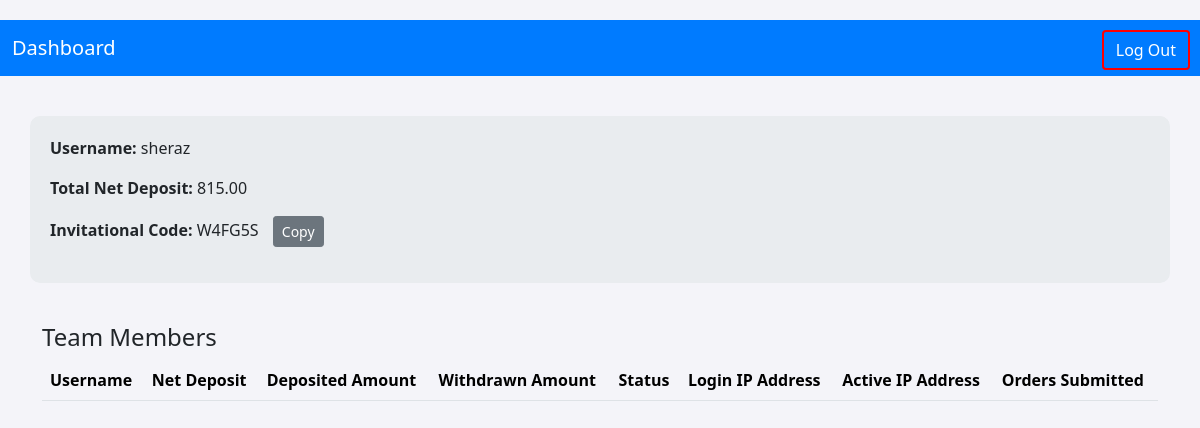
/Employee-Dashboard/ (signed in), run on an earlier commit of the app's database.
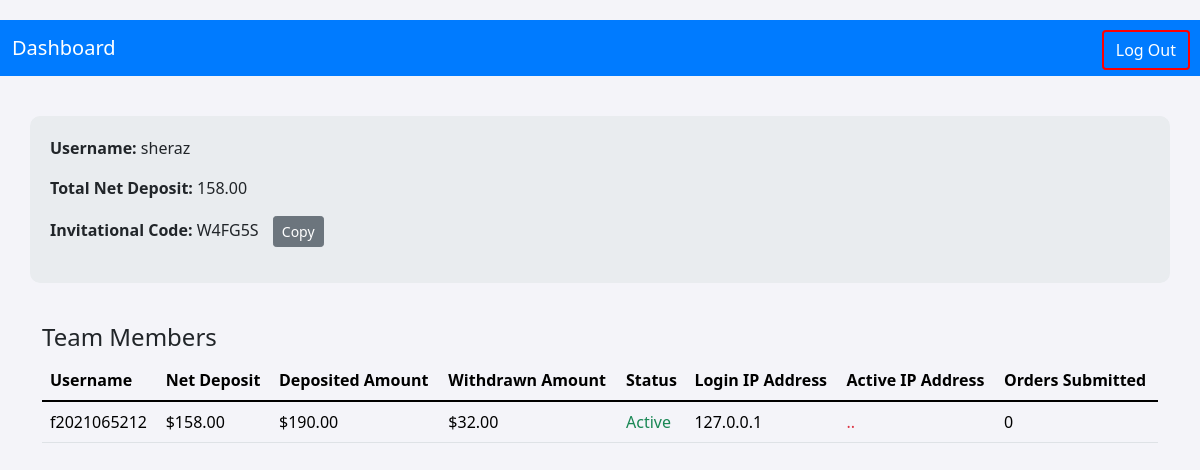
And on a later commit of the database.
### accounts/models.py (models this page shows, shortened)
class User(AbstractUser):
    is_admin = models.BooleanField(default=False)
    is_employee = models.BooleanField(default=False)
    is_customer = models.BooleanField(default=False)
    invitation_code = models.CharField(max_length=100, blank=True,null=True, editable=False)

class UserIp(BaseModel):
    user=models.OneToOneField(User,on_delete=models.CASCADE,related_name='user_ip')
    ip_address=models.CharField(max_length=100)
    login_ip=models.CharField(max_length=100,blank=True)

### Employee/models.py (models this page shows, shortened)
class EmployeeDeposit(BaseModel):
    employee = models.OneToOneField(settings.AUTH_USER_MODEL, on_delete=models.CASCADE, related_name="employee_deposit")
    total_deposit = models.DecimalField(max_digits=10, decimal_places=2, default=0.00)
    net_deposit = models.DecimalField(max_digits=10, decimal_places=2, default=0.00)
    total_withdrawal=models.DecimalField(max_digits=10,decimal_places=2,default=0.00)
    last_updated = models.DateTimeField(auto_now=True)

### home/models.py (models this page shows, shortened)
class AccountBalance(BaseModel):
    user = models.OneToOneField(settings.AUTH_USER_MODEL, on_delete=models.CASCADE, related_name="balance")
    account_balance = models.DecimalField(max_digits=10, decimal_places=2, default=0.00)
    today_commission = models.DecimalField(max_digits=10, decimal_places=2, default=0.00)
    total_commission = models.DecimalField(max_digits=10, decimal_places=2, default=0.00)
    total_deposit = models.DecimalField(max_digits=10, decimal_places=2, default=0.00)
    total_withdrawal = models.DecimalField(max_digits=10, decimal_places=2, default=0.00)
    last_transaction_date = models.DateField(default=timezone.now)
    @property
    def net_deposit(self):
        return self.total_deposit - self.total_withdrawal

class OrderCount(BaseModel):
    user = models.OneToOneField(settings.AUTH_USER_MODEL, on_delete=models.CASCADE, related_name="ordercount")
    no_of_submitted_order = models.DecimalField(max_digits=10, decimal_places=0, default=0)

### accounts/views.py (the view)
# urls.py: path('Employee-Dashboard/',Employee_dashboard,name='Employee_dashboard'),
@login_required
def Employee_dashboard(request):
    if not request.user.is_employee:
        return render(request, "errors/not_authorized.html")  # Assume you have a not authorized page
    referred_users = User.objects.filter(invitation_code=request.user.invitation_code, is_customer=True)
    context = {
        'referred_users': referred_users
    }
    print(context)
    return render(request, "home/Employee_dashboard.html", context)

### templates/home/Employee_dashboard.html (shortened to what this page needs)
<!DOCTYPE html>
<html lang="en">
  <head>
    <link
      href="https://cdn.jsdelivr.net/npm/bootstrap@5.1.3/dist/css/bootstrap.min.css"
      rel="stylesheet"
    />
  </head>
  <body>
    <div class="dashboard-container">
      <nav class="navbar navbar-expand-lg">
        <div class="container-fluid">
          <a class="navbar-brand" href="{% url 'logout' %}">Dashboard</a>
         <button class="btn btn-outline-danger log-out-button" type="button" id="logoutButton">
    <a href="{% url 'logout' %}" style="text-decoration: none; color: inherit;">
        Log Out
    </a>
</button>
        </div>
      </nav>
      <div class="container profile-info">
        <p>
          <strong> Username:</strong>
          <span id="usernameDisplay">{{ request.user.username }}</span>
        </p>
        <p>
          <strong>Total Net Deposit:</strong>
          <span id="netDeposit">{{ request.user.employee_deposit.net_deposit }}</span>
        </p>
        <p>
          <strong>Invitational Code:</strong>
          <span id="invitationalCode">{{ request.user.invitation_code}}</span>
          <button
            class="btn btn-secondary btn-sm btn-copy"
            onclick="copyCode()"
          >
            Copy
          </button>
        </p>
      </div>
      <div class="container team-members">
        <h4>Team Members</h4>
        <table class="table" style="color:black">
          <thead>
            <tr >
              <th >Username</th>
              <th>Net Deposit</th>
              <th>Deposited Amount</th>
              <th>Withdrawn Amount</th>
              <th>Status</th>
              <th>Login IP Address</th>
              <th>Active IP Address</th>
             <th>Orders Submitted</th>
            </tr>
          </thead>
          <tbody id="teamMembers">
            {% for user in referred_users %}
            <tr>
              <td>{{ user.username }}</td>
              <td>${{ user.balance.net_deposit }}</td>
              <td>${{ user.balance.total_deposit }}</td>
              <td>${{ user.balance.total_withdrawal }}</td>
              <td>
                                {% if user.is_active %}
                                    <span class="text-success">Active</span>
                                {% else %}
                                    <span class="text-danger">InActive</span>
                                {% endif %}
                            </td>
              <td>{{ user.user_ip.ip_address }}</td>
              <td class="text-danger">{{ user.user_ip.login_ip }}</td>
              <td >{{ user.ordercount.no_of_submitted_order }}</td>
            </tr>
            {% endfor %}
          </tbody>
        </table>
      </div>
    </div>
  </body>
</html>

### templates/home/Employee_dashboard.html (style rules this page uses)
body { margin-top: 20px; background-color: #f4f4f9; }
.navbar { background-color: #007bff; }
.navbar .navbar-brand, .navbar .nav-link, .navbar .btn-outline-danger { color: #fff; }
.profile-info { margin-top: 40px; background-color: #e9ecef; border-radius: 10px; padding: 20px; }
.team-members { margin-top: 40px; }
.log-out-button { position: absolute; right: 10px; top: 10px; }
.log-out-button { border: 2px solid red; background-color: transparent; transition: all 0.3s ease; }
table th { background-color: #007bff; color: black; }
.btn-copy { margin-left: 10px; }

What changed in the data, as far as the page shows it:
changed through a linked row, User "sheraz": user.employee_deposit.net_deposit "815.00" → "158.00"
added User: username "f2021065212", balance.net_deposit "158.00", balance.total_deposit "190.00", balance.total_withdrawal "32.00", is_active "Active", user_ip.ip_address "127.0.0.1", user_ip.login_ip "..", ordercount.no_of_submitted_order "0"
